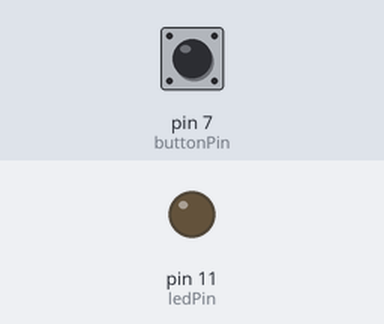
Simulated run of this sketch. Board: Arduino Uno, built with avr-gcc and run on an emulated ATmega328P. Parts: output pins drawn as LEDs (lit = HIGH). The test bench sets the inputs (shaded band); at power-on: pin 7 (buttonPin) LOW.

Above: at 1.2 s.
1.3 s: pin 7 (buttonPin) pulled HIGH for 0.15 s
At 1.9 s:
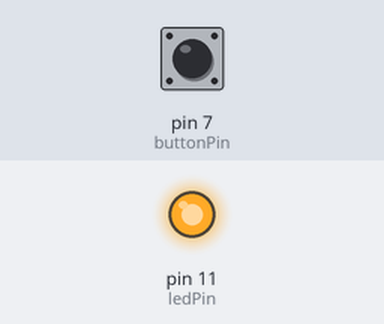
2.9 s: pin 7 (buttonPin) pulled HIGH for 1 s
At 4.4 s:
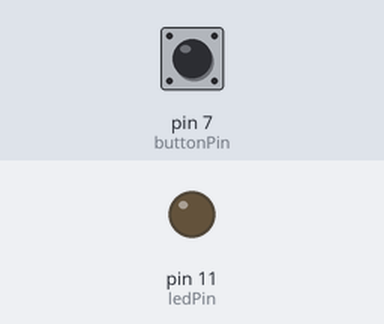
5.4 s: pin 7 (buttonPin) pulled HIGH for 3.2 s
At 6.3 s:
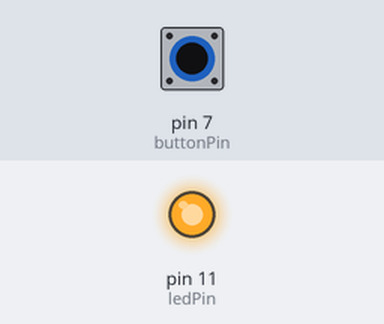
Timing chart, 0 to 8.4 s (numbered marks = the images above; inputs shaded):
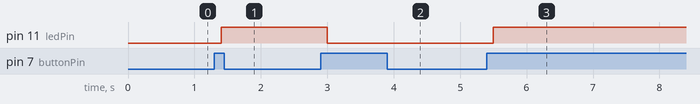

Measured:
- after the input at 1.3 s, pin 11 (ledPin): LOW → HIGH after 0.10 s
- after the input at 2.9 s, pin 11 (ledPin): HIGH → LOW after 0.10 s
- after the input at 5.4 s, pin 11 (ledPin): LOW → HIGH after 0.10 s

The sketch:

opdracht2.ino
```cpp
const int buttonPin = 7;                         //Buttonpin op pin 7 gezet
const int ledPin = 11;                           //ledPin op pin 11 gezet
int buttonState = 0;                             //Buttonstate 0 waarde gegeven
int counter = 1;                                 //counter 1 waarde gegeven
int lastButtonState = 0;                         //lastButtonState 0 waarde gegeven

void setup() {
  pinMode(buttonPin, INPUT);                     //Uitgang van buttonPin gedefineerd als INPUT
  pinMode(ledPin, OUTPUT);                       //Uitgang van ledPin gedefineerd als OUTPUT
}

void loop() {
  buttonState = digitalRead(buttonPin);             //Leest de waarde van buttonPin bij buttonState
  //Buttonstate verandert als je erop drukt.
  if (buttonState != lastButtonState) {
    if (buttonState == HIGH) {
      counter++;                                    //telt op wanneer er gedrukt is (Voor state)
    }
    delay(100);                                     //delay van 1/10 seconden
  }
  lastButtonState = buttonState;
  if (counter >= 2) {                               //Als counter hoger of gelijk is dan is de ledpin aan
    digitalWrite(ledPin, HIGH);                     //Ledpin aan
    counter = 0;
  }
  else if (counter == 1){                           //Als counter gelijk is aan 1 dan gaat de led uit.
    digitalWrite(ledPin, LOW);                      //Ledpin uit
  }
}
```
